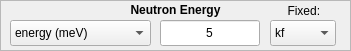
   <widget class="QFrame" name="energy_frame">
    <property name="geometry">
     <rect>
      <x>10</x>
      <y>50</y>
      <width>351</width>
      <height>51</height>
     </rect>
    </property>
    <property name="sizePolicy">
     <sizepolicy hsizetype="Expanding" vsizetype="Expanding">
      <horstretch>0</horstretch>
      <verstretch>0</verstretch>
     </sizepolicy>
    </property>
    <property name="minimumSize">
     <size>
      <width>351</width>
      <height>51</height>
     </size>
    </property>
    <property name="frameShape">
     <enum>QFrame::StyledPanel</enum>
    </property>
    <property name="frameShadow">
     <enum>QFrame::Raised</enum>
    </property>
    <widget class="QLabel" name="energy_label">
     <property name="geometry">
      <rect>
       <x>0</x>
       <y>0</y>
       <width>351</width>
       <height>20</height>
      </rect>
     </property>
     <property name="sizePolicy">
      <sizepolicy hsizetype="Fixed" vsizetype="Fixed">
       <horstretch>0</horstretch>
       <verstretch>0</verstretch>
      </sizepolicy>
     </property>
     <property name="minimumSize">
      <size>
       <width>351</width>
       <height>20</height>
      </size>
     </property>
     <property name="text">
      <string>&lt;html&gt;&lt;head/&gt;&lt;body&gt;&lt;p&gt;&lt;span style=&quot; font-weight:600;&quot;&gt;Neutron Energy&lt;/span&gt;&lt;/p&gt;&lt;/body&gt;&lt;/html&gt;</string>
     </property>
     <property name="alignment">
      <set>Qt::AlignCenter</set>
     </property>
    </widget>
    <widget class="QLabel" name="fixed_kikf_label">
     <property name="geometry">
      <rect>
       <x>270</x>
       <y>0</y>
       <width>61</width>
       <height>21</height>
      </rect>
     </property>
     <property name="sizePolicy">
      <sizepolicy hsizetype="Fixed" vsizetype="Fixed">
       <horstretch>0</horstretch>
       <verstretch>0</verstretch>
      </sizepolicy>
     </property>
     <property name="minimumSize">
      <size>
       <width>61</width>
       <height>21</height>
      </size>
     </property>
     <property name="text">
      <string>  Fixed:</string>
     </property>
     <property name="alignment">
      <set>Qt::AlignCenter</set>
     </property>
    </widget>
    <widget class="QComboBox" name="fixed_kikf_dropdown">
     <property name="geometry">
      <rect>
       <x>270</x>
       <y>20</y>
       <width>66</width>
       <height>26</height>
      </rect>
     </property>
     <property name="minimumSize">
      <size>
       <width>66</width>
       <height>26</height>
      </size>
     </property>
     <item>
      <property name="text">
       <string>kf</string>
      </property>
     </item>
     <item>
      <property name="text">
       <string>ki</string>
      </property>
     </item>
    </widget>
    <widget class="QLineEdit" name="energy_input">
     <property name="geometry">
      <rect>
       <x>160</x>
       <y>20</y>
       <width>100</width>
       <height>26</height>
      </rect>
     </property>
     <property name="minimumSize">
      <size>
       <width>100</width>
       <height>26</height>
      </size>
     </property>
     <property name="maximumSize">
      <size>
       <width>100</width>
       <height>21</height>
      </size>
     </property>
     <property name="text">
      <string>5</string>
     </property>
     <property name="alignment">
      <set>Qt::AlignCenter</set>
     </property>
    </widget>
    <widget class="QComboBox" name="energy_dropdown">
     <property name="geometry">
      <rect>
       <x>10</x>
       <y>20</y>
       <width>141</width>
       <height>26</height>
      </rect>
     </property>
     <property name="minimumSize">
      <size>
       <width>120</width>
       <height>26</height>
      </size>
     </property>
     <item>
      <property name="text">
       <string>energy (meV)</string>
      </property>
     </item>
     <item>
      <property name="text">
       <string>wavelength (A)</string>
      </property>
     </item>
     <item>
      <property name="text">
       <string>wave vector (A-1)</string>
      </property>
     </item>
    </widget>
   </widget>
